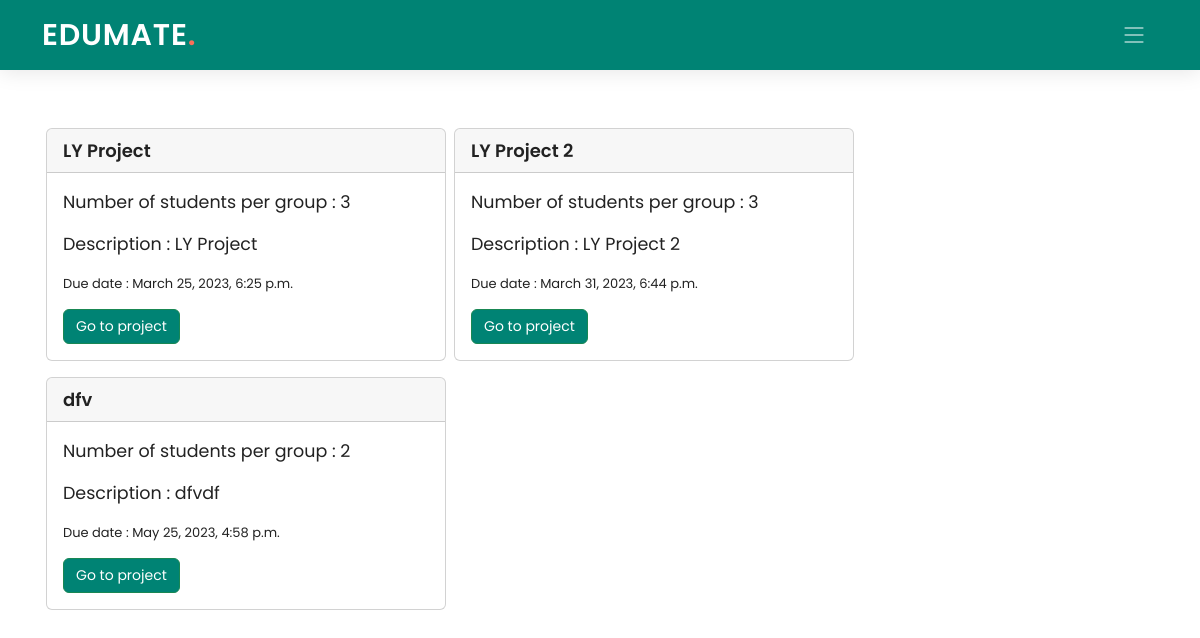
Page /student/1/classroom/PPJ8YI/porjecttrack/ on the earlier database version.
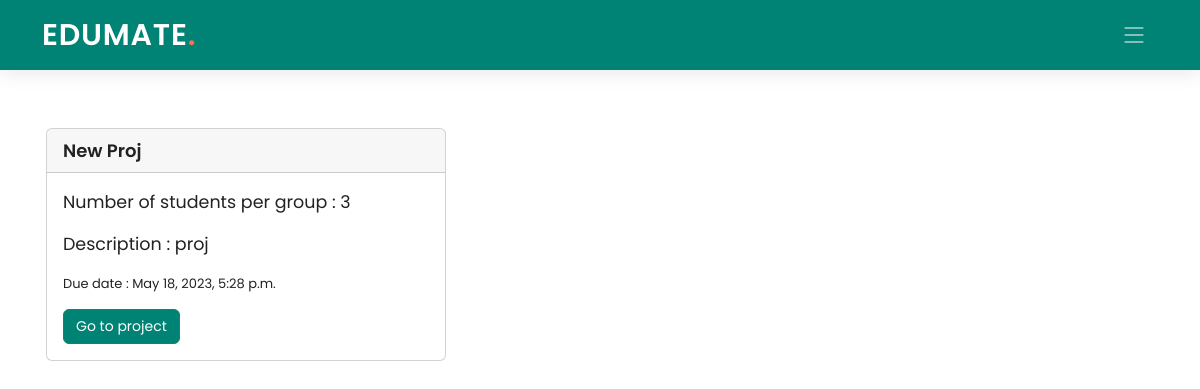
Same page on the later database version.
### Teacher/models.py (models this page shows, shortened)
class Project(models.Model):
    pro_id = models.AutoField(primary_key=True)
    class_code = models.ForeignKey(ClassTeachers, on_delete=models.CASCADE, blank=True, null=True)
    proj_name = models.CharField(max_length=100)
    proj_desc = models.CharField(max_length=300)
    proj_due = models.DateTimeField(default=datetime.now)
    prog_check = models.CharField(max_length=500)
    num_studs = models.IntegerField(default=2)
    class Meta:
        db_table = "Project"

### Student/views.py (the view)
# urls.py: path('classroom/<pk2>/porjecttrack/', views.projecttrack, name='sporjecttrack'),
def projecttrack(request, pk, pk2):
    projects = Project.objects.filter(class_code=pk2)
    return render(request, 'Student/projecttrack.html', {'pk': pk, 'pk2': pk2, 'projects': projects})

### Student/templates/Student/projecttrack.html (shortened to what this page needs)
{% extends './base_student.html' %}
{% load static %}
{% block navbar %}
  <header id="header" class="header d-flex align-items-center">
    <div class="container-fluid container-xl d-flex align-items-center justify-content-between">
      <a href="#" class="logo d-flex align-items-center">
        <h1>EDUMATE<span>.</span></h1>
      </a>
      <i class="mobile-nav-toggle mobile-nav-show bi bi-list"></i>
    </div>
  </header>
  {% endblock navbar %}
{% block content %}
<br><br>
<div class="container ">
  <div class="container" >
      <br>
      <div class="row">
      {% for i in projects %}
        <div class="card my-2 mx-1 col-md-4" style="width: 25rem; padding:0px;">
          <div class="card-header">
            <div style="font-weight: 600; font-size: 18px">
              {{ i.proj_name }}
            </div>
          </div>
          <div class="card-body">
            <blockquote class="blockquote mb-0">
              <p><small>Number of students per group : {{ i.num_studs }}</small></p>
              <p><small>Description : {{ i.proj_desc }}</small></p>
              <p><small style = "font-size: 13px">Due date : {{ i.proj_due }}</small></p>
              <a class="btn btn-success" href="{% url 'single_project' pk=pk pk2=pk2 pk3=i.pro_id %}" class="card-link"><small>Go to project</small></a>
            </blockquote>
          </div>
        </div>
      {% endfor %}
    </div>
    <br>
    </div>
    </div>
{% endblock content %}

### Student/templates/Student/base_student.html (shortened to what this page needs)
{% load static %}
<html lang="en">
<head>
  <link rel="stylesheet" href="https://cdnjs.cloudflare.com/ajax/libs/font-awesome/6.3.0/css/all.min.css" />
  <link href="{% static 'Edumate_app/assets/vendor/bootstrap/css/bootstrap.min.css' %}" rel="stylesheet">
  <link href="{% static 'Edumate_app/assets/vendor/bootstrap-icons/bootstrap-icons.css' %}" rel="stylesheet">
  <link href="{% static 'Edumate_app/assets/vendor/aos/aos.css' %}" rel="stylesheet">
  <link href="{% static 'Edumate_app/assets/vendor/glightbox/css/glightbox.min.css' %}" rel="stylesheet">
  <link href="{% static 'Edumate_app/assets/vendor/swiper/swiper-bundle.min.css' %}" rel="stylesheet">
  <link href="{% static 'Edumate_app/assets/css/index.css' %}" rel="stylesheet">
</head>
<body>
  {% block navbar %}{% endblock navbar %}
  <br><br>
  {% block content %}
  {% endblock content %}
  <br><br><br>
</body>
</html>

### Edumate_app/static/Edumate_app/assets/css/index.css (style rules this page uses)
:root { --font-default: "Open Sans", system-ui, -apple-system, "Segoe UI", Roboto, "Helvetica Neue", Arial, "Noto Sans", "Liberation Sans", sans-serif, "Apple Color Emoji", "Segoe UI Emoji", "Segoe UI Symbol", "Noto Color Emoji"; --font-primary: "Poppins", sans-serif; --font-secondary: "Poppins", sans-serif; }
:root { --color-default: #222222; --color-primary: #008374; --color-secondary: #f85a40; }
:root { scroll-behavior: smooth; }
body { font-family: var(--font-primary); color: var(--color-default); }
a { color: var(--color-primary); text-decoration: none; }
h1, h2, h3, h4, h5, h6 { font-family: var(--font-primary); }
.header { z-index: 997; height: 90px; background-color: var(--color-primary); }
.header.sticked { position: fixed; top: 0; right: 0; left: 0; height: 70px; box-shadow: 0px 2px 20px rgba(0, 0, 0, 0.1); }
.header .logo h1 { font-size: 30px; margin: 0; font-weight: 600; letter-spacing: 0.8px; color: #fff; font-family: var(--font-primary); }
.header .logo h1 span { color: #f96f59; }
@media (max-width: 1279px) { .mobile-nav-show { color: rgba(255, 255, 255, 0.6); font-size: 28px; cursor: pointer; line-height: 0; transition: 0.5s; z-index: 9999; margin-right: 10px; } }

### Student/templates/Student/projecttrack.html (style rules this page uses)
.btn-success, .btn-success:active, .btn-success:visited { background-color: #008374 !important; }

Differences in the rows shown:
removed Project: proj_name "LY Project", num_studs "3", proj_desc "LY Project", proj_due "March 25, 2023, 6:25 p.m."
removed Project: proj_name "LY Project 2", num_studs "3", proj_desc "LY Project 2", proj_due "March 31, 2023, 6:44 p.m."
removed Project: proj_name "dfv", num_studs "2", proj_desc "dfvdf", proj_due "May 25, 2023, 4:58 p.m."
added Project: proj_name "New Proj", num_studs "3", proj_desc "proj", proj_due "May 18, 2023, 5:28 p.m."
